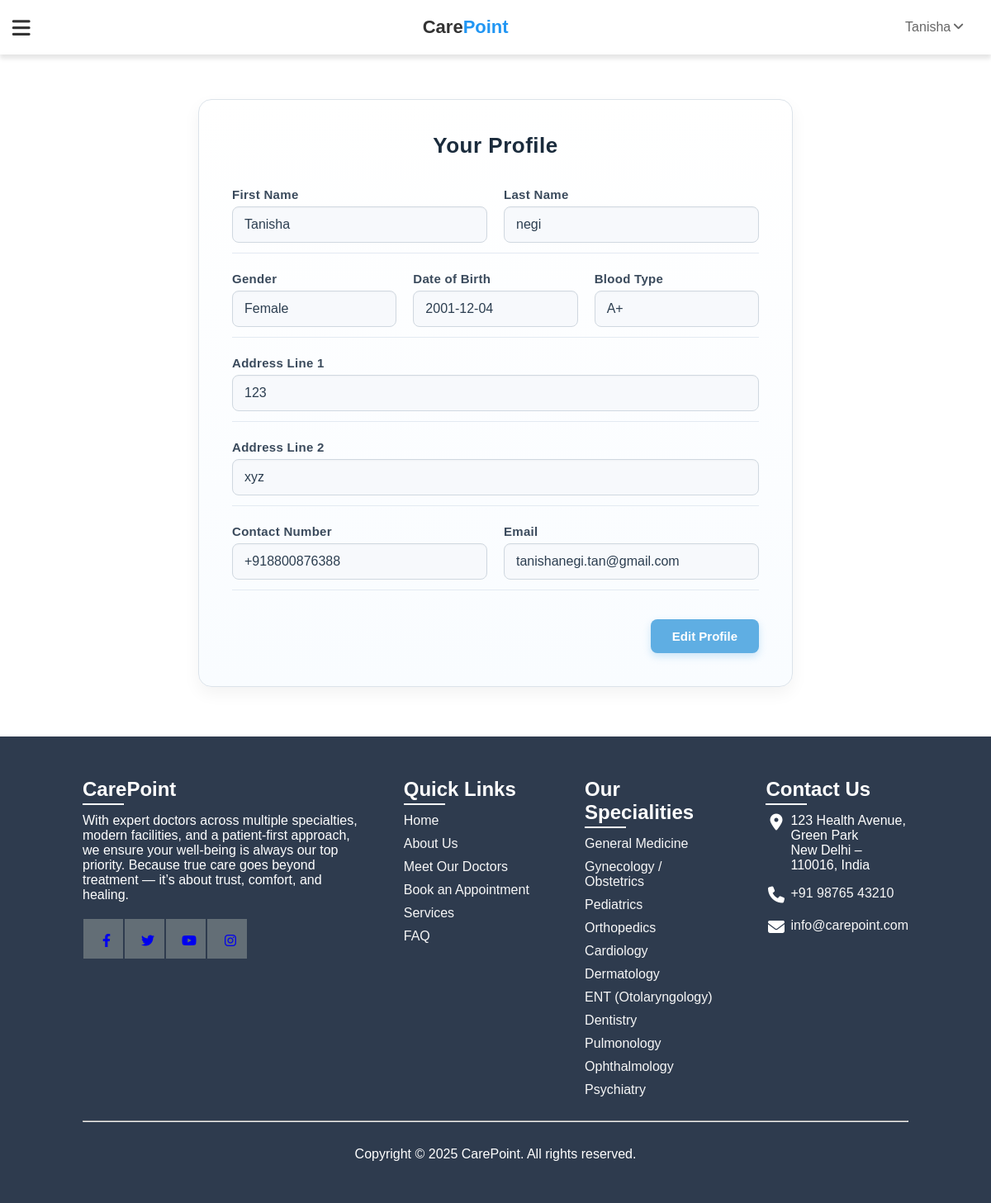
The app's page /profile (signed in) with its own data.
### app/models.py (models this page shows)
class User(db.Model, UserMixin):
    id = db.Column(db.Integer, primary_key=True)
    email = db.Column(db.String(150), unique=True, nullable=False)
    password = db.Column(db.String(150), nullable=False)
    name = db.Column(db.String(150))
    first_name = db.Column(db.String(100))
    last_name = db.Column(db.String(100))
    gender = db.Column(db.String(20))
    dob = db.Column(db.Date)
    blood_type = db.Column(db.String(5))
    phone = db.Column(db.String(20))
    address1 = db.Column(db.String(200))
    address2 = db.Column(db.String(200))
    reset_otp = db.Column(db.String(6), nullable=True)
    otp_expiry = db.Column(db.DateTime, nullable=True)

### app/routes.py (the view)
@routes.route('/profile')
@login_required
def profile():
    user = current_user
    if not (user.first_name and user.first_name.strip()) or not (user.phone and user.phone.strip()):
        return redirect(url_for('routes.edit_profile'))
    return render_template('profile.html', user=current_user)

### app/templates/profile.html (shortened to what this page needs)
{% extends "base.html" %}
{% block content %}
<section class="Profile">
  <div class="profile-container">
    <h2>Your Profile</h2>
    <div class="profile-details">
      <div class="row">
        <div class="detail-group">
          <label>First Name</label>
          <p>{{ user.first_name or '' }}</p>
        </div>
        <div class="detail-group">
          <label>Last Name</label>
          <p>{{ user.last_name or '' }}</p>
        </div>
      </div>
      <div class="row">
        <div class="detail-group">
          <label>Gender</label>
          <p>{{ user.gender or '' }}</p>
        </div>
        <div class="detail-group">
          <label>Date of Birth</label>
          <p>{{ user.dob or '' }}</p>
        </div>
        <div class="detail-group">
          <label>Blood Type</label>
          <p>{{ user.blood_type or '' }}</p>
        </div>
      </div>
      <div class="row">
        <div class="detail-group full-width">
          <label>Address Line 1</label>
          <p>{{ user.address1 or '' }}</p>
        </div>
      </div>
      <div class="row">
        <div class="detail-group full-width">
          <label>Address Line 2</label>
          <p>{{ user.address2 or '' }}</p>
        </div>
      </div>
      <div class="row">
        <div class="detail-group">
          <label>Contact Number</label>
          <p>{{ user.phone or '' }}</p>
        </div>
        <div class="detail-group">
          <label>Email</label>
          <p>{{ user.email }}</p>
        </div>
      </div>
    </div>
    <div class="row button-row">
      <a href="{{ url_for('routes.edit_profile') }}" class="edit-btn">Edit Profile</a>
    </div>
  </div>
</section>
{% endblock %}

### app/templates/base.html (shortened to what this page needs)
<!DOCTYPE html>
<html lang="en">
  <head>
    <link rel="stylesheet" href="https://cdn.jsdelivr.net/npm/swiper@9/swiper-bundle.min.css"/>
    <link rel="stylesheet" href="{{ url_for('static', filename='css/style.css') }}">
     <link rel="stylesheet" href="https://cdnjs.cloudflare.com/ajax/libs/font-awesome/6.5.2/css/all.min.css"
    rel="stylesheet">
    <link rel="stylesheet" href="https://cdnjs.cloudflare.com/ajax/libs/font-awesome/7.0.0/css/all.min.css">
    <link rel="stylesheet" href="https://cdnjs.cloudflare.com/ajax/libs/font-awesome/6.4.0/css/all.min.css"/>
    <link rel="stylesheet" href="https://cdnjs.cloudflare.com/ajax/libs/OwlCarousel2/2.3.4/assets/owl.carousel.min.css" />
    <link rel="stylesheet" href="https://cdnjs.cloudflare.com/ajax/libs/OwlCarousel2/2.3.4/assets/owl.theme.default.min.css" />
  </head>
  <body>
    <header>
      <a href="{{ url_for('routes.home') }}" class="logo">Care<span>Point</span></a>
      <nav class="navbar">
        <a href="{{ url_for('doctors_bp.show_doctors') }}">Doctors</a>
        <a href="{{ url_for('routes.about') }}">About us</a>
        <a href="{{ url_for('routes.faq') }}">FAQ</a>
        <a href="{{ url_for('routes.contact') }}">Contact Us</a>
      </nav>
        <div class="button">
          {% if current_user.is_authenticated %}
          <div class="user-menu">
            <span class="username">{{ current_user.name }}<i class="fa-solid fa-angle-down dropdown-arrow"></i></span>
          </div>
          {% else %}
          <a href="{{ url_for('auth.login') }}" class="login-signup">Login/Signup</a>
          {% endif %}
        </div>
        <div id="menu-btn" class="fas fa-bars"></div>
    </header>
    <main>
      {% block content %}{% endblock %}
    </main>
    <footer>
      <div class="container">
        <div class="sec footer-about">
          <h2>Care<span>Point</span></h2>
        <p>With expert doctors across multiple specialties, modern facilities, and a patient-first approach, we ensure your well-being is always our top priority. Because true care goes beyond treatment — it’s about trust, comfort, and healing.</p>
        <ul class="sci">
          <li><a href="#"><i class="fa-brands fa-facebook-f"></i></a></li>
          <li><a href="#"><i class="fa-brands fa-twitter"></i></a></li>
          <li><a href="#"><i class="fa-brands fa-youtube"></i> </a></li>
          <li><a href="#"><i class="fa-brands fa-instagram"></i></a></li>
        </ul>
        </div>
        <div class="sec quicklinks">
          <h2>Quick Links</h2>
          <ul>
            <li><a href="{{ url_for('routes.home') }}">Home</a></li>
            <li><a href="{{ url_for('routes.about') }}">About Us</a></li>
            <li><a href="{{ url_for('doctors_bp.show_doctors') }}">Meet Our Doctors</a></li>
            <li><a href="{{ url_for('routes.book_appointment') }}">Book an Appointment</a></li>
            <li><a href="{{ url_for('routes.services') }}">Services</a></li>
            <li><a href="{{ url_for('routes.faq') }}">FAQ</a></li>
          </ul>
        </div>
        <div class="sec quicklinks">
          <h2>Our Specialities</h2>
          <ul>
            <li><a href="{{ url_for('doctors_bp.doctors_by_speciality', speciality='General Physician') }}">General Medicine</a></li>
            <li><a href="{{ url_for('doctors_bp.doctors_by_speciality', speciality='Gynecologist') }}">Gynecology / Obstetrics</a></li>
            <li><a href="{{ url_for('doctors_bp.doctors_by_speciality', speciality='Pediatrician') }}">Pediatrics</a></li>
            <li><a href="{{ url_for('doctors_bp.doctors_by_speciality', speciality='Orthopedic Surgeon') }}">Orthopedics</a></li>
            <li><a href="{{ url_for('doctors_bp.doctors_by_speciality', speciality='Cardiologist') }}">Cardiology</a></li>
            <li><a href="{{ url_for('doctors_bp.doctors_by_speciality', speciality='Dermatologist') }}">Dermatology</a></li>
            <li><a href="{{ url_for('doctors_bp.doctors_by_speciality', speciality='ENT Specialist') }}">ENT (Otolaryngology)</a></li>
            <li><a href="{{ url_for('doctors_bp.doctors_by_speciality', speciality='Dentist') }}">Dentistry</a></li>
            <li><a href="{{ url_for('doctors_bp.doctors_by_speciality', speciality='Pulmonologist') }}">Pulmonology</a></li>
            <li><a href="{{ url_for('doctors_bp.doctors_by_speciality', speciality='Ophthalmologist') }}">Ophthalmology</a></li>
            <li><a href="{{ url_for('doctors_bp.doctors_by_speciality', speciality='Psychiatrist') }}">Psychiatry</a></li>
          </ul>
        </div>
        <div class="sec contact">
          <h2>Contact Us</h2>
          <ul class="info">
            <li>
              <span><i class="fa-solid fa-location-dot"></i></i></span>
              <span>123 Health Avenue, Green Park <br>New Delhi – 110016, India</span>
            </li>
            <li>
              <span><i class="fa-solid fa-phone"></i></i></span>
              <p><a href="tel:+919876543210">+91 98765 43210</a></p>
            </li>
            <li>
              <span><i class="fa-solid fa-envelope"></i></span>
              <p><a href="mailto:info@carepoint.com">info@carepoint.com</a></p>
            </li>
          </ul>
        </div>
      </div>
      <br>
      <hr>
      <div class="copyrightText">
      <p>Copyright © 2025 CarePoint. All rights reserved.</p>
    </div>
    </footer>
  </body>
</html>

### records on screen
User: name "Tanisha", first_name "Tanisha", last_name "negi", gender "Female", dob "2001-12-04", blood_type "A+", address1 "123", address2 "xyz", phone "+918800876388", email "tanishanegi.tan@gmail.com"
